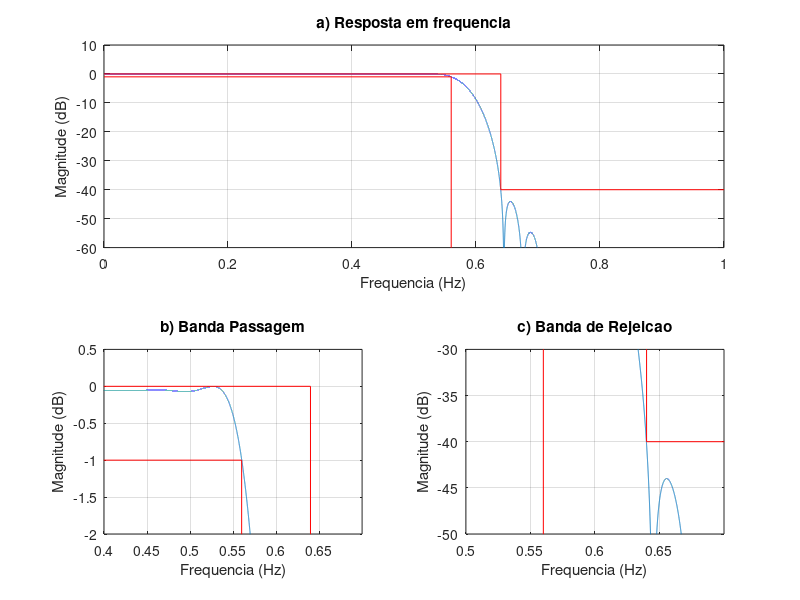

Recreate this plot in MATLAB. (Note: this script raises an error after producing the figure.)
% Projeto filtro 1
% LP - (fa = 10000 Hz, f1 = 2800 Hz; f2 = 3200 Hz, Ap = 1 dB, As = 40 dB, GdB = 0 dB)

close all;
clear all;
clc;

ExecutarAjuste = 1;

%% Especificacoes
fa = 10000; fp = 2800; fs = 3200;
Ap = 1; As = 40; GdB = 0;
wp = fp/fa*(2*pi); ws = fs/fa*(2*pi);

wc1 = sqrt(wp*ws); % media geometrica
Dw1 = ws - wp;
M1 = ceil(3.11*pi/(Dw1));
G0 = GdB;

%%
% Projeto inicial
M = M1;
Dw = Dw1;
wc = wc1;

if ExecutarAjuste
    % primeiro ajuste
    G0 = 0.056; % db

    % segundo ajuste M (n/2)
    wp2 = 0.5741*pi; ws2 = 0.6375*pi;
    Dw2 = ws2 - wp2;
    M2 = ceil(M1*Dw2/Dw1); % nova ordem do filtro 2*M2
    M = M2;

    % ajuste deslocamento
    wc2 = wc1 - ((0.0075+0.0077)/2)*pi;
    wc = wc2;
end
    
k = 1:M;
% Low Pass
bi = sin(wc*k)./(pi*k);
b0 = wc/pi;
b = [flip(bi) b0 bi];

m = -M:M;
% wk = 0.5 + 0.5*cos(2*pi*m/(2*M+1)); % Hann
wk = hann(2*M+1)';
% wk = barthannwin(2*M+1)';
% wk = bartlett(2*M+1)';
% wk = triang(2*M+1)';
% wk = hamming(2*M+1)';
b = b.*wk*10^(-G0/20); % regular altura do filtro em db

%%
figure(1)
subplot(2,2,[1 2])
[h, w] = freqz(b, 1, linspace(0,pi,100000));
% plot(w/pi, abs(h)); grid on;
plot(w/pi, 20*log10(abs(h))); grid on;
title('a) Resposta em frequencia')
ylim([-60 10])
hold on;
plot([0,wp,wp]/pi,[-Ap,-Ap,-80], '-red')
plot([0,ws/pi,ws/pi,1],[0,0,-As,-As], '-red')
xlabel('Frequencia (Hz)');
ylabel('Magnitude (dB)');

subplot(223)
plot(w/pi, 20*log10(abs(h)));
title('b) Banda Passagem')
grid on; hold on;
plot([0,wp,wp]/pi,[-Ap,-Ap,-80], '-red')
plot([0,ws/pi,ws/pi,1],[0,0,-As,-As], '-red')
xlim([0.4 0.7]); ylim([-2 0.5]);
xlabel('Frequencia (Hz)');
ylabel('Magnitude (dB)');

subplot(224)
plot(w/pi, 20*log10(abs(h)));
title('c) Banda de Rejeicao')
grid on; hold on;
plot([0,wp,wp]/pi,[-Ap,-Ap,-80], '-red')
plot([0,ws/pi,ws/pi,1],[0,0,-As,-As], '-red')
xlim([0.5 0.7]); ylim([-50 -30]);
xlabel('Frequencia (Hz)');
ylabel('Magnitude (dB)');

%%
% figure(2)
% %suptitle(['LP FIR ' num2str(fp) '-' num2str(fs) ' Ordem: ' num2str(2*M+1)])
% 
% escala = fa/2;
% subplot(3,2,[4 6])
% zplane(b, 1);
% axis([-2 2 -2 2])
% title('e) Diagrama de polos (x) e zeros (o)')
% xlabel('Real');
% ylabel('Imaginario');
% 
% clear h w
% [h, w] = freqz(b, 1, 'whole');
% 
% subplot(322)
% x_imp = [0:length(b)-1]/fa*1000;
% stem(x_imp, b); grid on;
% title('b) Resposta ao impulso')
% xlabel('Amostras (ms)');
% ylabel('Amplitude (adm)');
% 
% subplot(321)
% [h, w] = freqz(b, 1, linspace(0,pi,10000));
% % plot(w/pi, abs(h)); grid on;
% plot(w/pi*escala, 20*log10(abs(h))); grid on;
% hold on;
% title('a) Resposta em Frequencia')
% ylim([-80 5])
% Amin = 80;
% % plot([0 wp wp]/pi, -[Ap Ap Amin], 'r');
% plot([0,fs,fs,fa/2],[0,0,-As,-As], 'r')
% plot([0,fp,fp,],[-Ap,-Ap,-80], 'r')
% xlim([0 fa/2])
% xlabel('Frequencia (Hz)');
% ylabel('Magnitude (dB)');
% 
% subplot(323)
% plot(w/pi*escala, unwrap(angle(h))/pi); grid on;
% title('c) Resposta de Fase')
% xlabel('Frequencia (Hz)');
% ylabel('Fase (rad)');
% 
% subplot(325)
% [del_y, del_x] = grpdelay(b, 1);
% plot(del_x/pi*fa/2, del_y/fa*1000);
% title('d) Atraso de grupo')
% xlabel('Frequencia (Hz)');
% ylabel('Tempo (ms)');

%%
syms z
H(z) = poly2sym(b, z);
pretty(vpa(collect(H(z)), 3))

% %% Simulacao com PM
% % Specs:
% 
% fcuts = [fp fs];
% w = fcuts/fa*(2*pi);
% wp = w(1)/pi; ws = w(2)/pi;
% 
% mags = [1 0];
% % devs = [1-10^(-Ap/20) 10^(-As/20)];
% devs = [1-10^(-(Ap/2-0.06)/20) 10^(-As/20)];
% G0 = -Ap/2;
% 
% % calculo da ordem com firpmord
% [n,f0,a0,w0] = firpmord(fcuts,mags,devs,fa);
% 
% % calculo algoritmo PM
% h_pm = firpm(n,f0,a0,w0);
% h_pm = h_pm*10^(G0/20);
% 
% [Hw,w] = freqz(h_pm, 1, 10000);
% plot(w*fa/2/pi,20*log10(abs(Hw)))
% title_txt = ['PM Filter N = ' num2str(n)];
% title(title_txt)
% hold on
% Amin = 80;
% % ylim([-Amin 10])
% plot([0,wp,wp]*fa/2,[-Ap,-Ap,-80], '-red')
% plot([0,ws,ws,1]*fa/2,[0,0,-As,-As], '-red')
% 
% 
